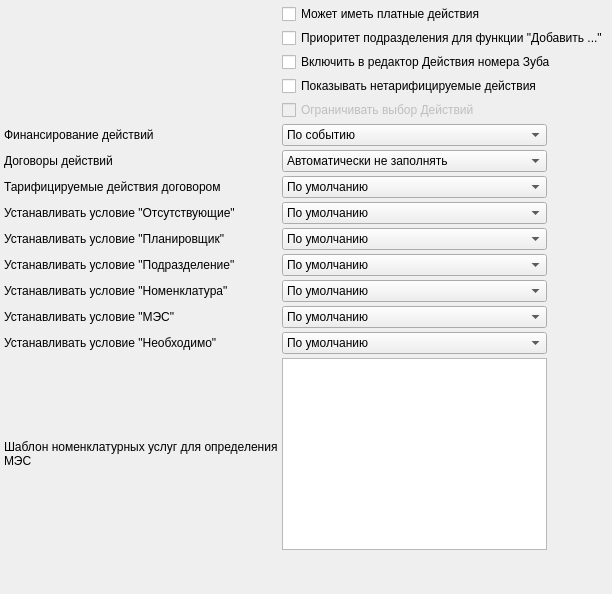
     <widget class="QWidget" name="tabActions">
      <attribute name="title">
       <string>Действия</string>
      </attribute>
      <layout class="QGridLayout" name="gridLayout_8">
       <property name="margin">
        <number>4</number>
       </property>
       <property name="spacing">
        <number>4</number>
       </property>
       <item row="14" column="3">
        <widget class="QTextEdit" name="edtMesServiceMask"/>
       </item>
       <item row="11" column="1">
        <widget class="QLabel" name="lblNomenclatureCondition">
         <property name="sizePolicy">
          <sizepolicy hsizetype="Maximum" vsizetype="Preferred">
           <horstretch>0</horstretch>
           <verstretch>0</verstretch>
          </sizepolicy>
         </property>
         <property name="text">
          <string>Устанавливать условие &quot;Номенклатура&quot;</string>
         </property>
        </widget>
       </item>
       <item row="15" column="1">
        <spacer name="verticalSpacer_4">
         <property name="orientation">
          <enum>Qt::Vertical</enum>
         </property>
         <property name="sizeHint" stdset="0">
          <size>
           <width>20</width>
           <height>40</height>
          </size>
         </property>
        </spacer>
       </item>
       <item row="14" column="4">
        <spacer name="horizontalSpacer_13">
         <property name="orientation">
          <enum>Qt::Horizontal</enum>
         </property>
         <property name="sizeHint" stdset="0">
          <size>
           <width>40</width>
           <height>20</height>
          </size>
         </property>
        </spacer>
       </item>
       <item row="9" column="3">
        <widget class="QComboBox" name="cmbPlannerCondition">
         <item>
          <property name="text">
           <string>По умолчанию</string>
          </property>
         </item>
         <item>
          <property name="text">
           <string>Да</string>
          </property>
         </item>
         <item>
          <property name="text">
           <string>Нет</string>
          </property>
         </item>
        </widget>
       </item>
       <item row="4" column="3">
        <widget class="QCheckBox" name="chkLimitActionTypes">
         <property name="enabled">
          <bool>false</bool>
         </property>
         <property name="text">
          <string>Ограничивать выбор Действий</string>
         </property>
        </widget>
       </item>
       <item row="10" column="1">
        <widget class="QLabel" name="lblOrgStructureCondition">
         <property name="sizePolicy">
          <sizepolicy hsizetype="Maximum" vsizetype="Preferred">
           <horstretch>0</horstretch>
           <verstretch>0</verstretch>
          </sizepolicy>
         </property>
         <property name="text">
          <string>Устанавливать условие &quot;Подразделение&quot;</string>
         </property>
        </widget>
       </item>
       <item row="10" column="3">
        <widget class="QComboBox" name="cmbOrgStructureCondition">
         <item>
          <property name="text">
           <string>По умолчанию</string>
          </property>
         </item>
         <item>
          <property name="text">
           <string>Да</string>
          </property>
         </item>
         <item>
          <property name="text">
           <string>Нет</string>
          </property>
         </item>
        </widget>
       </item>
       <item row="9" column="1">
        <widget class="QLabel" name="lblPlannerCondition">
         <property name="sizePolicy">
          <sizepolicy hsizetype="Maximum" vsizetype="Preferred">
           <horstretch>0</horstretch>
           <verstretch>0</verstretch>
          </sizepolicy>
         </property>
         <property name="text">
          <string>Устанавливать условие &quot;Планировщик&quot;</string>
         </property>
        </widget>
       </item>
       <item row="7" column="1">
        <widget class="QLabel" name="lblContractCondition">
         <property name="sizePolicy">
          <sizepolicy hsizetype="Maximum" vsizetype="Preferred">
           <horstretch>0</horstretch>
           <verstretch>0</verstretch>
          </sizepolicy>
         </property>
         <property name="text">
          <string>Тарифицируемые действия договором</string>
         </property>
        </widget>
       </item>
       <item row="5" column="4">
        <spacer name="horizontalSpacer_11">
         <property name="orientation">
          <enum>Qt::Horizontal</enum>
         </property>
         <property name="sizeHint" stdset="0">
          <size>
           <width>40</width>
           <height>20</height>
          </size>
         </property>
        </spacer>
       </item>
       <item row="6" column="1">
        <widget class="QLabel" name="lblActionContract">
         <property name="sizePolicy">
          <sizepolicy hsizetype="Maximum" vsizetype="Preferred">
           <horstretch>0</horstretch>
           <verstretch>0</verstretch>
          </sizepolicy>
         </property>
         <property name="text">
          <string>Договоры действий</string>
         </property>
         <property name="buddy">
          <cstring>cmbActionContract</cstring>
         </property>
        </widget>
       </item>
       <item row="5" column="3">
        <widget class="QComboBox" name="cmbActionFinance">
         <property name="currentIndex">
          <number>1</number>
         </property>
         <item>
          <property name="text">
           <string>Автоматически не заполнять</string>
          </property>
         </item>
         <item>
          <property name="text">
           <string>По событию</string>
          </property>
         </item>
         <item>
          <property name="text">
           <string>По назначившему врачу</string>
          </property>
         </item>
         <item>
          <property name="text">
           <string>По исполнителю</string>
          </property>
         </item>
        </widget>
       </item>
       <item row="5" column="1">
        <widget class="QLabel" name="lblActionFinance">
         <property name="sizePolicy">
          <sizepolicy hsizetype="Maximum" vsizetype="Preferred">
           <horstretch>0</horstretch>
           <verstretch>0</verstretch>
          </sizepolicy>
         </property>
         <property name="text">
          <string>Финансирование действий</string>
         </property>
         <property name="buddy">
          <cstring>cmbActionFinance</cstring>
         </property>
        </widget>
       </item>
       <item row="7" column="3">
        <widget class="QComboBox" name="cmbContractCondition">
         <item>
          <property name="text">
           <string>По умолчанию</string>
          </property>
         </item>
         <item>
          <property name="text">
           <string>Да</string>
          </property>
         </item>
         <item>
          <property name="text">
           <string>Нет</string>
          </property>
         </item>
        </widget>
       </item>
       <item row="6" column="3">
        <widget class="QComboBox" name="cmbActionContract">
         <item>
          <property name="text">
           <string>Автоматически не заполнять</string>
          </property>
         </item>
         <item>
          <property name="text">
           <string>При возможности заполнять по событию </string>
          </property>
         </item>
        </widget>
       </item>
       <item row="2" column="3" colspan="2">
        <widget class="QCheckBox" name="chkIncludeTooth">
         <property name="text">
          <string>Включить в редактор Действия номера Зуба</string>
         </property>
        </widget>
       </item>
       <item row="0" column="3" colspan="2">
        <widget class="QCheckBox" name="chkCanHavePayableActions">
         <property name="text">
          <string>Может иметь платные действия</string>
         </property>
        </widget>
       </item>
       <item row="12" column="1">
        <widget class="QLabel" name="lblMESCondition">
         <property name="sizePolicy">
          <sizepolicy hsizetype="Maximum" vsizetype="Preferred">
           <horstretch>0</horstretch>
           <verstretch>0</verstretch>
          </sizepolicy>
         </property>
         <property name="text">
          <string>Устанавливать условие &quot;МЭС&quot;</string>
         </property>
        </widget>
       </item>
       <item row="1" column="3" colspan="2">
        <widget class="QCheckBox" name="chkOrgStructurePriorityForAddActions">
         <property name="text">
          <string>Приоритет подразделения для функции &quot;Добавить ...&quot;</string>
         </property>
        </widget>
       </item>
       <item row="13" column="3">
        <widget class="QComboBox" name="cmbRequiredCondition">
         <item>
          <property name="text">
           <string>По умолчанию</string>
          </property>
         </item>
         <item>
          <property name="text">
           <string>Да</string>
          </property>
         </item>
         <item>
          <property name="text">
           <string>Нет</string>
          </property>
         </item>
        </widget>
       </item>
       <item row="13" column="1">
        <widget class="QLabel" name="lblRequiredCondition">
         <property name="text">
          <string>Устанавливать условие &quot;Необходимо&quot;</string>
         </property>
        </widget>
       </item>
       <item row="12" column="3">
        <widget class="QComboBox" name="cmbMESCondition">
         <item>
          <property name="text">
           <string>По умолчанию</string>
          </property>
         </item>
         <item>
          <property name="text">
           <string>Да</string>
          </property>
         </item>
         <item>
          <property name="text">
           <string>Нет</string>
          </property>
         </item>
        </widget>
       </item>
       <item row="14" column="1">
        <widget class="QLabel" name="lblMesServiceMask">
         <property name="text">
          <string>Шаблон номенклатурных услуг для определения МЭС</string>
         </property>
         <property name="wordWrap">
          <bool>true</bool>
         </property>
        </widget>
       </item>
       <item row="11" column="3">
        <widget class="QComboBox" name="cmbNomenclatureCondition">
         <item>
          <property name="text">
           <string>По умолчанию</string>
          </property>
         </item>
         <item>
          <property name="text">
           <string>Да</string>
          </property>
         </item>
         <item>
          <property name="text">
           <string>Нет</string>
          </property>
         </item>
        </widget>
       </item>
       <item row="3" column="3">
        <widget class="QCheckBox" name="chkIncludeActionTypesWithoutService">
         <property name="text">
          <string>Показывать нетарифицируемые действия</string>
         </property>
        </widget>
       </item>
       <item row="8" column="1">
        <widget class="QLabel" name="lblOnlyNotExistsCondition">
         <property name="sizePolicy">
          <sizepolicy hsizetype="Maximum" vsizetype="Preferred">
           <horstretch>0</horstretch>
           <verstretch>0</verstretch>
          </sizepolicy>
         </property>
         <property name="text">
          <string>Устанавливать условие &quot;Отсутствующие&quot;</string>
         </property>
        </widget>
       </item>
       <item row="8" column="3">
        <widget class="QComboBox" name="cmbOnlyNotExistsCondition">
         <item>
          <property name="text">
           <string>По умолчанию</string>
          </property>
         </item>
         <item>
          <property name="text">
           <string>Да</string>
          </property>
         </item>
         <item>
          <property name="text">
           <string>Нет</string>
          </property>
         </item>
        </widget>
       </item>
      </layout>
     </widget>
